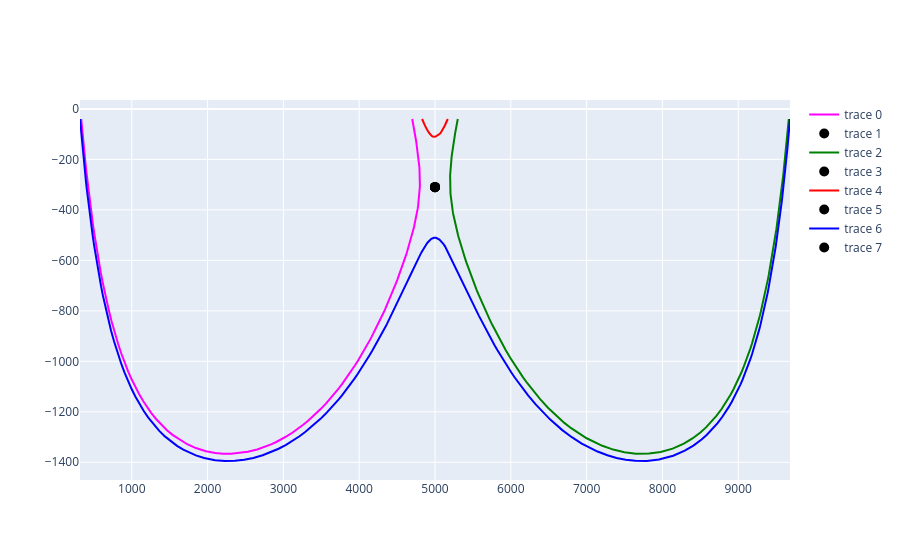

This figure's notebook cell:
### Code cell
# Step 5-1: Generate Dividing Streamlines under the average flow field
import numpy as np
import h5py
import os
from scipy.ndimage import gaussian_filter
from scipy.optimize import minimize
from scipy.integrate import solve_ivp
from concurrent.futures import ThreadPoolExecutor
import plotly.graph_objects as go
import pandas as pd

# Function to compute the average hydraulic head and velocity components
def compute_average_flow(input_folder, output_filename):
    """
    Computes the average hydraulic head and velocity components from multiple time-step HDF5 files.
    """
    H_sum, vx_sum, vz_sum, count = None, None, None, 0

    for tp in np.arange(0, 1, 0.1):
        hdf5_filename = os.path.join(input_folder, 'head_and_velocity_tp_' + '{:.2f}'.format(tp) + '.h5')
        if not os.path.exists(hdf5_filename):
            print("File not found: " + hdf5_filename + ". Skipping.")
            continue

        try:
            with h5py.File(hdf5_filename, 'r') as f:
                H = f['H'][:]
                vx = f['vx'][:]
                vz = f['vz'][:]
                x_range = f['x_range'][:]
                z_range = f['z_range'][:]
        except OSError as e:
            print("Error reading file " + hdf5_filename + ": " + str(e))
            continue

        if H_sum is None:
            H_sum = np.zeros_like(H)
            vx_sum = np.zeros_like(vx)
            vz_sum = np.zeros_like(vz)

        H_sum += H
        vx_sum += vx
        vz_sum += vz
        count += 1

    if count == 0:
        print("No files processed. Exiting.")
        return None

    Have = H_sum / count
    Vxave = vx_sum / count
    Vzave = vz_sum / count
    UUave = np.sqrt(Vxave**2 + Vzave**2)

    try:
        with h5py.File(output_filename, 'w') as f:
            f.create_dataset('Have', data=Have)
            f.create_dataset('Vxave', data=Vxave)
            f.create_dataset('Vzave', data=Vzave)
            f.create_dataset('UUave', data=UUave)
            f.create_dataset('x_range', data=x_range)
            f.create_dataset('z_range', data=z_range)
    except OSError as e:
        print("Error writing output file " + output_filename + ": " + str(e))
        return None

    
# Save the average flow field to a Tecplot .dat file
    dat_filename = os.path.splitext(output_filename)[0] + '.dat'
    with open(dat_filename, 'w') as f:
        f.write('TITLE = "Average Flow Field"\n')
        f.write('VARIABLES = "X", "Z", "Hydraulic Head (H)", "Velocity X (Vx)", "Velocity Z (Vz)", "Velocity Magnitude (UU)"\n')

        # Find the indices where z < -20
        z_indices = np.where(z_range < -20)[0]

        # If there are no indices where z < -20, exit the function
        if len(z_indices) == 0:
            print("No data found for z < -20. Exiting.")
            return Have, Vxave, Vzave, UUave, x_range, z_range

        # Write the ZONE header with the new J size
        f.write('ZONE T="Average Flow Field", I={}, J={}, F=POINT\n'.format(Have.shape[1], len(z_indices)))

        for i in z_indices:
            for j in range(Have.shape[1]):
                f.write('{:.6e} {:.6e} {:.6e} {:.6e} {:.6e} {:.6e}\n'.format(
                    x_range[j], z_range[i],
                    Have[j, i], Vxave[j, i], Vzave[j, i], UUave[j, i]
                ))

    print(f"Average flow field has been saved to {output_filename} and {dat_filename}.")

    return Have, Vxave, Vzave, UUave, x_range, z_range


# Function to find stagnation points
def find_stagnation_points(vx, vz, x_range, z_range):
    """
    Identifies stagnation points based on the velocity magnitude minimum.
    """
    uu = np.sqrt(vx**2 + vz**2)
    uu_smoothed = gaussian_filter(uu, sigma=2)

    stagnation_points = []
    for i in range(1, uu.shape[0] - 1):
        for j in range(1, uu.shape[1] - 1):
            if uu_smoothed[i, j] < uu_smoothed[i-1, j] and uu_smoothed[i, j] < uu_smoothed[i+1, j] and \
               uu_smoothed[i, j] < uu_smoothed[i, j-1] and uu_smoothed[i, j] < uu_smoothed[i, j+1]:
                x = x_range[i]
                z = z_range[j]
                result = minimize(
                    lambda pos: np.sqrt(vx[int(pos[0]), int(pos[1])]**2 + vz[int(pos[0]), int(pos[1])]**2),
                    x0=[i, j],
                    bounds=((0, len(x_range)-1), (0, len(z_range)-1))
                )
                if int(result.x[0]) >= 0 and int(result.x[1]) >= 0:
                    stagnation_points.append((x_range[int(result.x[0])], z_range[int(result.x[1])]))

    return stagnation_points

# Function to generate critical points around a stagnation point
def generate_critical_points(stagnation_point, dx, dz):
    """
    Generate critical points around a given stagnation point with direction information.
    """
    x, z = stagnation_point
    return [
        ((x - dx, z), 'left'),  # Left
        ((x + dx, z), 'right'), # Right
        ((x, z + dz), 'up'),    # Up
        ((x, z - dz), 'down')   # Down
    ]

# Interpolation function for velocity
def interpolate_velocity(x, z, x_range, z_range, vx, vz):
    """
    Performs bilinear interpolation to estimate velocity components at a given point.
    """
    if x < x_range[0] or x > x_range[-1] or z < z_range[0] or z > z_range[-1]:
        return [0, 0]
    xi = np.searchsorted(x_range, x) - 1
    zi = np.searchsorted(z_range, z) - 1
    x1, x2 = x_range[xi], x_range[xi + 1]
    z1, z2 = z_range[zi], z_range[zi + 1]
    xd = (x - x1) / (x2 - x1)
    zd = (z - z1) / (z2 - z1)

    vx_val = (vx[xi, zi] * (1 - xd) * (1 - zd) +
              vx[xi + 1, zi] * xd * (1 - zd) +
              vx[xi, zi + 1] * (1 - xd) * zd +
              vx[xi + 1, zi + 1] * xd * zd)

    vz_val = (vz[xi, zi] * (1 - xd) * (1 - zd) +
              vz[xi + 1, zi] * xd * (1 - zd) +
              vz[xi, zi + 1] * (1 - xd) * zd +
              vz[xi + 1, zi + 1] * xd * zd)

    return [vx_val, vz_val]

# Compute streamlines for given starting points
def compute_streamlines(vx, vz, x_range, z_range, start_points, max_distance=1e7, tol=1e-7):
    def velocity_field(t, pos):
        x, z = pos
        if x < x_range[0] or x > x_range[-1] or z < z_range[0] or z > z_range[-1]:
            return [0, 0]
        
        xi = np.searchsorted(x_range, x) - 1
        zi = np.searchsorted(z_range, z) - 1
        x1, x2 = x_range[xi], x_range[xi + 1]
        z1, z2 = z_range[zi], z_range[zi + 1]
        xd = (x - x1) / (x2 - x1)
        zd = (z - z1) / (z2 - z1)

        vx_val = (vx[xi, zi] * (1 - xd) * (1 - zd) +
                  vx[xi + 1, zi] * xd * (1 - zd) +
                  vx[xi, zi + 1] * (1 - xd) * zd +
                  vx[xi + 1, zi + 1] * xd * zd)

        vz_val = (vz[xi, zi] * (1 - xd) * (1 - zd) +
                  vz[xi + 1, zi] * xd * (1 - zd) +
                  vz[xi, zi + 1] * (1 - xd) * zd +
                  vz[xi + 1, zi + 1] * xd * zd)

        return [vx_val, vz_val]

    # Define an event to terminate integration when a boundary condition is met
    def boundary_event(t, pos):
        x, z = pos
        return pos[1] + 40  # Termination condition, e.g., z = -80 surface

    boundary_event.terminal = True  # Stop integration when event is triggered
    boundary_event.direction = 0     # Event is detected regardless of direction    

    def integrate_streamline(start):
        if np.ndim(start) != 1:
            start = np.array(start).flatten()

        result_forward = solve_ivp(
            velocity_field, 
            [0, max_distance], 
            start, 
            method='RK45', 
            rtol=tol, 
            atol=tol, 
            events=boundary_event
        )

        result_backward = solve_ivp(
            velocity_field, 
            [0, -max_distance], 
            start, 
            method='RK45', 
            rtol=tol, 
            atol=tol, 
            events=boundary_event
        )

        streamline_forward = result_forward.y.T
        streamline_backward = result_backward.y.T[::-1]
        streamline = np.vstack((streamline_backward, streamline_forward))
        return streamline

    if isinstance(start_points, list):
        start_points = [np.array(start).flatten() for start in start_points]

    with ThreadPoolExecutor() as executor:
        streamlines = list(executor.map(integrate_streamline, start_points))

    return streamlines

# Function to plot dividing streamlines across critical points around stagnation points
def plot_streamlines(fig, streamlines, stagnation_points, colors):
    for streamline, color in zip(streamlines, colors):
        fig.add_trace(go.Scatter(x=streamline[:, 0], y=streamline[:, 1], mode='lines', line=dict(width=2, color=color)))
    for x, z in stagnation_points:
        fig.add_trace(go.Scatter(x=[x], y=[z], mode='markers', marker=dict(color='black', size=10)))

# Main workflow
input_folder = os.path.join(os.getcwd(), 'results')
output_filename = './results/average_flow.h5'
Have, Vxave, Vzave, UUave, x_range, z_range = compute_average_flow(input_folder, output_filename)

stagnation_points = find_stagnation_points(Vxave, Vzave, x_range, z_range)
print(f"Stagnation points found: {stagnation_points}")

# Prepare colors for each direction
colors = {
    'left': 'magenta',
    'right': 'green',
    'up': 'red',
    'down': 'blue'
}

# Generate critical points with directions
critical_points_with_directions = [point for sp in stagnation_points for point in generate_critical_points(sp, 200, 200)]

# Separate critical points by their direction for streamline computation
start_points_by_direction = {}
for point, direction in critical_points_with_directions:
    if direction not in start_points_by_direction:
        start_points_by_direction[direction] = []
    start_points_by_direction[direction].append(point)

# Compute and plot streamlines for each direction separately
fig = go.Figure()
all_streamlines = []  # Store all streamlines for exporting to CSV

for direction, start_points in start_points_by_direction.items():
    streamlines = compute_streamlines(Vxave, Vzave, x_range, z_range, start_points)
    plot_streamlines(fig, streamlines, stagnation_points, [colors[direction]] * len(streamlines))
    all_streamlines.extend(streamlines)

# Save the streamlines to a CSV file
result_folder = os.path.join(os.getcwd(), 'results')
os.makedirs(result_folder, exist_ok=True)
csv_filename = os.path.join(result_folder, 'streamlines.csv')

streamline_data = []
for i, streamline in enumerate(all_streamlines):
    for point in streamline:
        streamline_data.append([i, point[0], point[1]])

df = pd.DataFrame(streamline_data, columns=['streamline_id', 'x', 'z'])
df.to_csv(csv_filename, index=False)

# Save the plot as an HTML file
html_filename = os.path.join(result_folder, 'streamlines.html')
fig.write_html(html_filename)
print(f"Plot has been saved to {html_filename}.")

# Show the plot
fig.show()

### Figure 1 — Plotly figure (JSON) as saved in the notebook; plotly's stock layout.template omitted (floating-point values rounded to 4 significant figures; data arrays with more than 128 entries replaced by an {"elided": "..."} marker saying what was removed)
{"data": [{"line": {"color": "magenta", "width": 2}, "mode": "lines", "type": "scatter", "x": {"elided": "248 float values"}, "y": {"elided": "248 float values"}}, {"marker": {"color": "black", "size": 10}, "mode": "markers", "type": "scatter", "x": [5000], "y": [-310]}, {"line": {"color": "green", "width": 2}, "mode": "lines", "type": "scatter", "x": {"elided": "271 float values"}, "y": {"elided": "271 float values"}}, {"marker": {"color": "black", "size": 10}, "mode": "markers", "type": "scatter", "x": [5000], "y": [-310]}, {"line": {"color": "red", "width": 2}, "mode": "lines", "type": "scatter", "x": [4830.0, 4830.0, 4830.0, 4831.0, 4832.0, 4835.0, 4838.0, 4842.0, 4842.0, 4843.0, 4847.0, 4852.0, 4857.0, 4857.0, 4858.0, 4865.0, 4871.0, 4872.0, 4873.0, 4874.0, 4877.0, 4880.0, 4888.0, 4889.0, 4891.0, 4895.0, 4904.0, 4907.0, 4910.0, 4916.0, 4932.0, 4933.0, 4935.0, 4937.0, 4942.0, 4947.0, 4961.0, 4971.0, 4979.0, 4988.0, 4999.0, 5000.0, 5000.0, 5000.0, 5000.0, 5000, 5000, 5000.0, 5000.0, 5000.0, 5000.0, 5001.0, 5012.0, 5028.0, 5044.0, 5049.0, 5055.0, 5058.0, 5061.0, 5064.0, 5076.0, 5080.0, 5084.0, 5086.0, 5089.0, 5102.0, 5105.0, 5106.0, 5107.0, 5108.0, 5116.0, 5119.0, 5122.0, 5123.0, 5124.0, 5125.0, 5133.0, 5136.0, 5139.0, 5140.0, 5140.0, 5146.0, 5152.0, 5153.0, 5154.0, 5155.0, 5159.0, 5163.0, 5167.0, 5168.0, 5169.0, 5169.0], "y": [-40.0, -40.15, -40.61, -41.05, -42.14, -45.14, -47.62, -49.53, -49.82, -50.1, -52.54, -55.34, -58.7, -59.52, -60.36, -65.13, -68.83, -69.46, -70.07, -70.68, -71.96, -73.3, -78.23, -79.13, -80.14, -82.78, -87.72, -88.9, -90.08, -92.3, -98.65, -99.41, -100.1, -100.7, -102.8, -104.6, -108.0, -109.3, -110.0, -110.3, -110.1, -110.0, -110.0, -110.0, -110.0, -110, -110, -110.0, -110.0, -110.0, -110.0, -109.9, -108.9, -106.7, -103.6, -102.4, -101.1, -100.3, -99.57, -98.62, -94.29, -92.48, -90.47, -89.36, -88.27, -81.63, -80.55, -80.12, -79.69, -79.23, -74.55, -72.82, -70.94, -70.26, -69.58, -68.82, -63.73, -62.03, -60.41, -59.99, -59.57, -56.16, -51.78, -50.91, -50.0, -49.02, -45.9, -43.28, -41.0, -40.5, -40.03, -40.0]}, {"marker": {"color": "black", "size": 10}, "mode": "markers", "type": "scatter", "x": [5000], "y": [-310]}, {"line": {"color": "blue", "width": 2}, "mode": "lines", "type": "scatter", "x": {"elided": "324 float values"}, "y": {"elided": "324 float values"}}, {"marker": {"color": "black", "size": 10}, "mode": "markers", "type": "scatter", "x": [5000], "y": [-310]}], "layout": {}}
